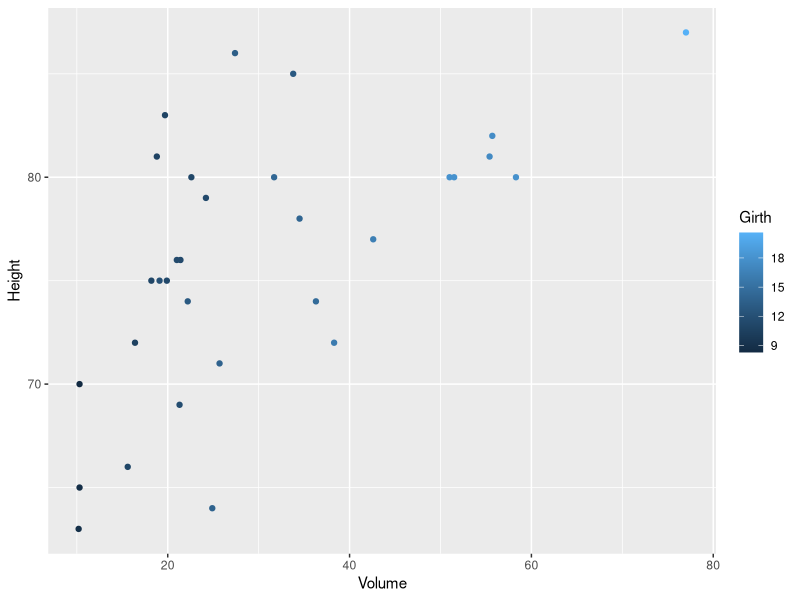

This figure's R source:
## ---- chunk 1
knitr::opts_chunk$set(echo = TRUE)
## ---- chunk 2
library(tidyverse)
## ---- chunk 3
trees

ggplot(data = trees, aes(x = Volume, y = Height, color = Girth)) +
  geom_point()# So for the most part, the three measured variables are pretty related to one another
## ---- chunk 4
height.model <- lm(data = trees, Height ~ Girth + Volume)
summary(height.model)

height.predict <- cbind(trees, predict(height.model))
trees$Predicted.Height <- height.predict$`predict(height.model)`

predict.height <- function(girth, volume) {
  Predicted.Height <- 83.2958 - (1.8615*girth) + (0.5756*volume)
  return(Predicted.Height)
}

predict.height(girth = 8.3, volume = 10.3)
## ---- chunk 5
predict.height <- function(girth, volume, units = "feet") {
  Predicted.Height <- 83.2958 - (1.8615*girth) + (0.5756*volume)
  if (units == "inches"){
    return(Predicted.Height*12)
  }
  else if (units == "m"){
    return(Predicted.Height*0.3048)
  }
  else if (units == "cm") {
    return(Predicted.Height*30.48)
  }
  else{
    return(Predicted.Height)
  }
}

predict.height(8.3, 10.3, units = "m")

#Check our work!
predict.height(8.3, 10.3) * 0.3048
## ---- chunk 6
# predict.height(girth = 8.3)
# our function does not like this...

height.model.no.girth <- lm(data = trees, Height ~ Volume)
summary(height.model.no.girth)

height.model.no.volume <- lm(data = trees, Height ~ Girth)
summary(height.model.no.volume)
## ---- chunk 7
predict.height2 <- function(girth, volume, units = "feet") {
  if(girth == "no"){
    Predicted.Height <- 69.00336 + (0.2319*volume)
  }
  else if(volume == "no") {
    Predicted.Height <- 62.0313 + (1.0544*girth)
  }
  else{
    Predicted.Height <- 83.2958 - (1.8615*girth) + (0.5756*volume)
  }
  if (units == "inches"){
    return(Predicted.Height*12)
  }
  else if (units == "m"){
    return(Predicted.Height*0.3048)
  }
  else if (units == "cm") {
    return(Predicted.Height*30.48)
  }
  else{
    return(Predicted.Height)
  }
}

predict.height2(girth = "no", 20)
predict.height2(20, girth = "no") # if you define one of the variables (and units is the default in this case, then it does not matter which order you place the variables)
